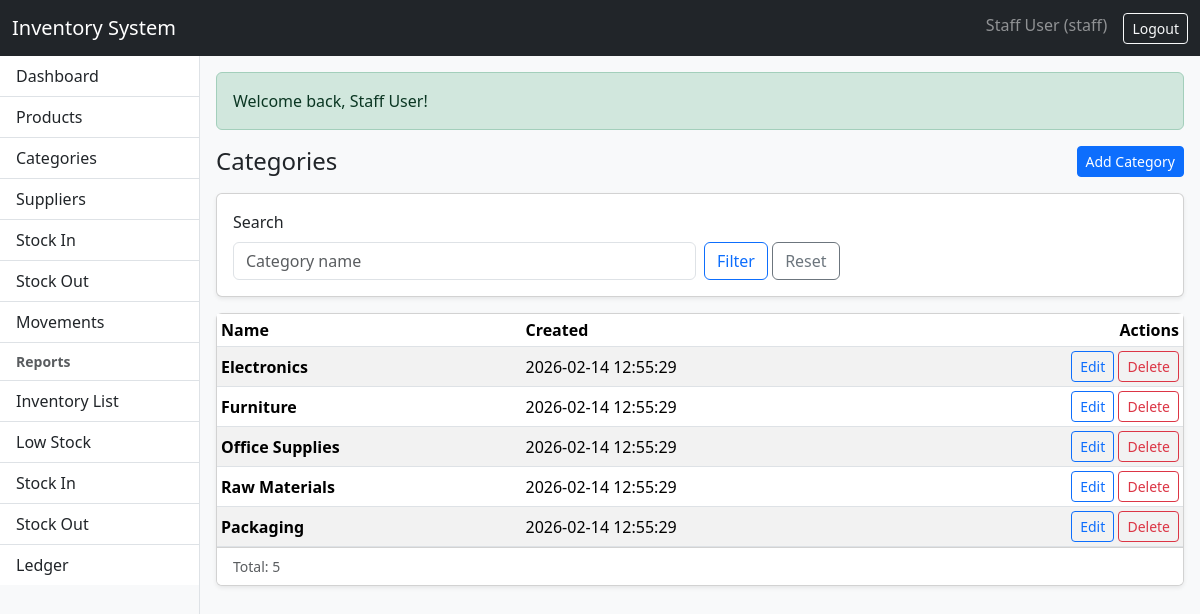
Screenshot of /modules/categories/index.php (signed in) with the database file from the repository.
### tables this page shows
CREATE TABLE categories (
  id CHAR(36) NOT NULL,
  name VARCHAR(150) NOT NULL,
  created_at DATETIME NOT NULL DEFAULT CURRENT_TIMESTAMP,
  PRIMARY KEY (id),
  UNIQUE KEY uq_categories_name (name)
);

### config/config.php (called while the page is built, shortened)
<?php
function base_url(string $path = ''): string
{
    $path = ltrim($path, '/');
    return rtrim(BASE_URL, '/') . '/' . $path;
}
function e(?string $value): string
{
    return htmlspecialchars((string)$value, ENT_QUOTES | ENT_SUBSTITUTE, 'UTF-8');
}
function get(string $key, $default = null)
{
    return $_GET[$key] ?? $default;
}
function sanitize_string($value): string
{
    $value = (string)$value;
    $value = trim($value);
    $value = preg_replace('/\s+/', ' ', $value);
    return $value;
}

### modules/categories/index.php (the view, shortened to what this page needs)
<?php
$action = (string)get('action', 'list');
$errors = [];
require_once __DIR__ . '/../../views/header.php';
require_once __DIR__ . '/../../views/sidebar.php';
if ($action === 'create'):
?>
  <div class="d-flex align-items-center justify-content-between mb-3">
    <h4 class="mb-0">Create Category</h4>
    <a class="btn btn-outline-secondary btn-sm" href="<?= e(base_url('modules/categories/index.php')) ?>">Back</a>
  </div>
  <?php if ($errors): ?>
    <div class="alert alert-danger"><ul class="mb-0"><?php foreach ($errors as $er) echo '<li>' . e($er) . '</li>'; ?></ul></div>
  <?php endif; ?>
  <form method="post" class="card shadow-sm">
    <div class="card-body">
      <input type="hidden" name="csrf_token" value="<?= e(csrf_token()) ?>">
      <label class="form-label">Name</label>
      <input class="form-control" name="name" required value="<?= e((string)post('name','')) ?>">
    </div>
    <div class="card-footer bg-white">
      <button class="btn btn-primary" type="submit">Save</button>
    </div>
  </form>
<?php
else:
    $q = sanitize_string((string)get('q',''));
    [$page, $perPage, $offset] = paginate_params(10);
    $where = '1=1';
    $params = [];
    $countStmt = $pdo->prepare("SELECT COUNT(*) FROM categories WHERE $where");
    $countStmt->execute($params);
    $total = (int)$countStmt->fetchColumn();
    $stmt = $pdo->prepare("SELECT id, name, created_at FROM categories WHERE $where ORDER BY created_at DESC LIMIT :limit OFFSET :offset");
    $stmt->bindValue(':limit', $perPage, PDO::PARAM_INT);
    $stmt->bindValue(':offset', $offset, PDO::PARAM_INT);
    $stmt->execute();
    $rows = $stmt->fetchAll();
?>
  <div class="d-flex align-items-center justify-content-between mb-3">
    <h4 class="mb-0">Categories</h4>
    <a class="btn btn-primary btn-sm" href="<?= e(base_url('modules/categories/index.php?action=create')) ?>">Add Category</a>
  </div>
  <form class="card shadow-sm mb-3" method="get">
    <div class="card-body">
      <div class="row g-2 align-items-end">
        <div class="col-md-6">
          <label class="form-label">Search</label>
          <input class="form-control" name="q" value="<?= e($q) ?>" placeholder="Category name">
        </div>
        <div class="col-md-6">
          <button class="btn btn-outline-primary" type="submit">Filter</button>
          <a class="btn btn-outline-secondary" href="<?= e(base_url('modules/categories/index.php')) ?>">Reset</a>
        </div>
      </div>
    </div>
  </form>
  <div class="card shadow-sm">
    <div class="table-responsive">
      <table class="table table-sm table-striped mb-0">
        <thead>
          <tr>
            <th>Name</th>
            <th>Created</th>
            <th class="text-end">Actions</th>
          </tr>
        </thead>
        <tbody>
          <?php if (!$rows): ?>
            <tr><td colspan="3" class="text-center text-muted py-3">No categories found.</td></tr>
          <?php else: ?>
            <?php foreach ($rows as $r): ?>
              <tr>
                <td class="fw-semibold"><?= e($r['name']) ?></td>
                <td><?= e($r['created_at']) ?></td>
                <td class="text-end">
                  <a class="btn btn-outline-primary btn-sm" href="<?= e(base_url('modules/categories/index.php?action=edit&id=' . urlencode($r['id']))) ?>">Edit</a>
                  <form method="post" action="<?= e(base_url('modules/categories/index.php?action=delete&id=' . urlencode($r['id']))) ?>" class="d-inline" onsubmit="return confirm('Delete this category?')">
                    <button class="btn btn-outline-danger btn-sm" type="submit">Delete</button>
                  </form>
                </td>
              </tr>
            <?php endforeach; ?>
          <?php endif; ?>
        </tbody>
      </table>
    </div>
    <div class="card-footer bg-white d-flex justify-content-between align-items-center">
      <div class="text-muted small">Total: <?= e((string)$total) ?></div>
    </div>
  </div>
<?php
endif;
require_once __DIR__ . '/../../views/footer.php';

### assets/app.css (style rules this page uses)
body { background: #f8f9fa; }
.table td, .table th { vertical-align: middle; }

### rows the page displays
categories: name "Electronics", created_at "2026-02-14 12:55:29"
categories: name "Furniture", created_at "2026-02-14 12:55:29"
categories: name "Office Supplies", created_at "2026-02-14 12:55:29"
categories: name "Raw Materials", created_at "2026-02-14 12:55:29"
categories: name "Packaging", created_at "2026-02-14 12:55:29"

### other values shown
APP_NAME "Inventory System"
$u['name'] "Staff User"
$u['role'] "staff"
$flash['message'] "Welcome back, Staff User!"
$total "5"
